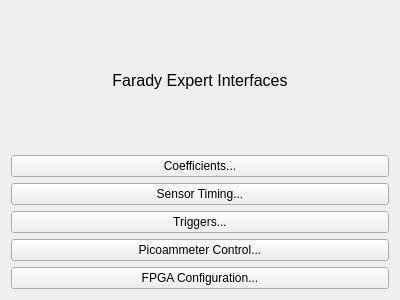
<?xml version="1.0" encoding="UTF-8"?>
<ui version="4.0">
 <class>Form</class>
 <widget class="QWidget" name="Form">
  <property name="geometry">
   <rect>
    <x>0</x>
    <y>0</y>
    <width>400</width>
    <height>300</height>
   </rect>
  </property>
  <property name="windowTitle">
   <string>Bunch Charge Expert ${CHAN} </string>
  </property>
  <layout class="QGridLayout" name="gridLayout_2">
   <item row="0" column="0">
    <layout class="QVBoxLayout" name="verticalLayout_4">
     <item>
      <widget class="QLabel" name="label">
       <property name="font">
        <font>
         <pointsize>12</pointsize>
        </font>
       </property>
       <property name="text">
        <string>Farady Expert Interfaces</string>
       </property>
       <property name="alignment">
        <set>Qt::AlignCenter</set>
       </property>
      </widget>
     </item>
     <item>
      <widget class="PyDMRelatedDisplayButton" name="Coef">
       <property name="toolTip">
        <string/>
       </property>
       <property name="text">
        <string>Coefficients...</string>
       </property>
       <property name="filenames" stdset="0">
        <stringlist>
         <string>farady_cup_coef.ui</string>
        </stringlist>
       </property>
       <property name="macros" stdset="0">
        <stringlist/>
       </property>
       <property name="openInNewWindow" stdset="0">
        <bool>true</bool>
       </property>
      </widget>
     </item>
     <item>
      <widget class="PyDMRelatedDisplayButton" name="PyDMRelatedDisplayButton">
       <property name="toolTip">
        <string/>
       </property>
       <property name="text">
        <string>Sensor Timing...</string>
       </property>
       <property name="filenames" stdset="0">
        <stringlist>
         <string>farady_cup_sensor_timing.ui</string>
        </stringlist>
       </property>
       <property name="titles" stdset="0">
        <stringlist>
         <string>Sensor Timing...</string>
        </stringlist>
       </property>
       <property name="openInNewWindow" stdset="0">
        <bool>true</bool>
       </property>
      </widget>
     </item>
     <item>
      <widget class="PyDMRelatedDisplayButton" name="Trig">
       <property name="toolTip">
        <string/>
       </property>
       <property name="text">
        <string>Triggers...</string>
       </property>
       <property name="filenames" stdset="0">
        <stringlist>
         <string>$PYDM/evnt/tprDiagSC.ui</string>
        </stringlist>
       </property>
       <property name="openInNewWindow" stdset="0">
        <bool>true</bool>
       </property>
      </widget>
     </item>
     <item>
      <widget class="PyDMEDMDisplayButton" name="PyDMEDMDisplayButton">
       <property name="toolTip">
        <string/>
       </property>
       <property name="text">
        <string>Picoammeter Control...</string>
       </property>
       <property name="filenames" stdset="0">
        <stringlist>
         <string>$EDM/gadc/bcmFaradyCup.edl</string>
        </stringlist>
       </property>
       <property name="macros" stdset="0">
        <stringlist>
         <string>prefix=FARC:${AREA}:${POS},carrier_prefix=FARC:${AREA}:${POS}</string>
        </stringlist>
       </property>
       <property name="openInNewWindow" stdset="0">
        <bool>true</bool>
       </property>
      </widget>
     </item>
     <item>
      <widget class="PyDMRelatedDisplayButton" name="FPGAConfig">
       <property name="toolTip">
        <string/>
       </property>
       <property name="text">
        <string>FPGA Configuration...</string>
       </property>
       <property name="filenames" stdset="0">
        <stringlist>
         <string>$PYDM/gadc/general/fpga_config.py</string>
        </stringlist>
       </property>
       <property name="openInNewWindow" stdset="0">
        <bool>true</bool>
       </property>
      </widget>
     </item>
    </layout>
   </item>
  </layout>
 </widget>
 <customwidgets>
  <customwidget>
   <class>PyDMEDMDisplayButton</class>
   <extends>PyDMRelatedDisplayButton</extends>
   <header>edmbutton.edm_button</header>
   <container>1</container>
  </customwidget>
  <customwidget>
   <class>PyDMRelatedDisplayButton</class>
   <extends>QPushButton</extends>
   <header>pydm.widgets.related_display_button</header>
  </customwidget>
 </customwidgets>
 <resources/>
 <connections/>
</ui>
